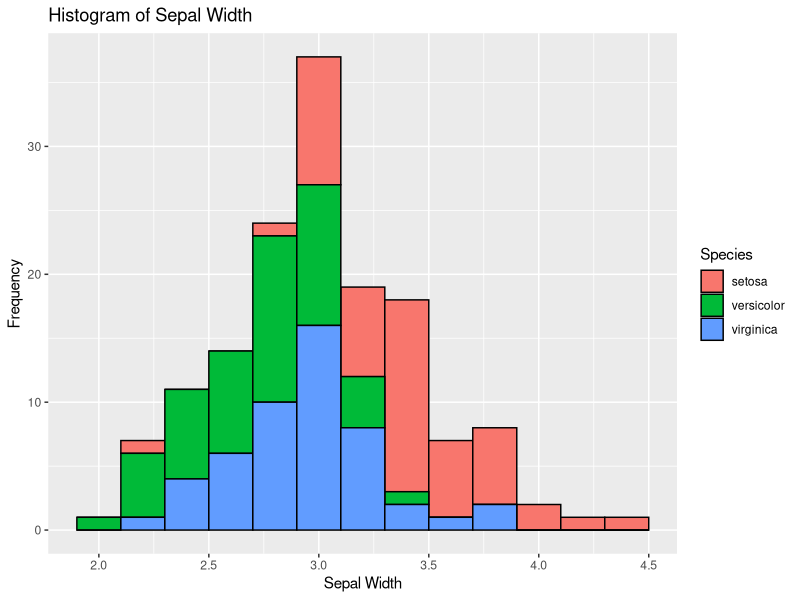
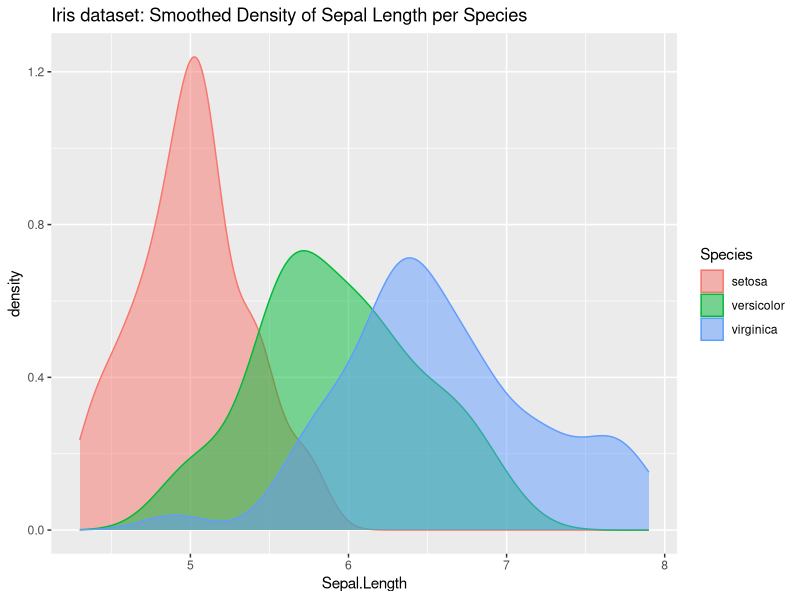
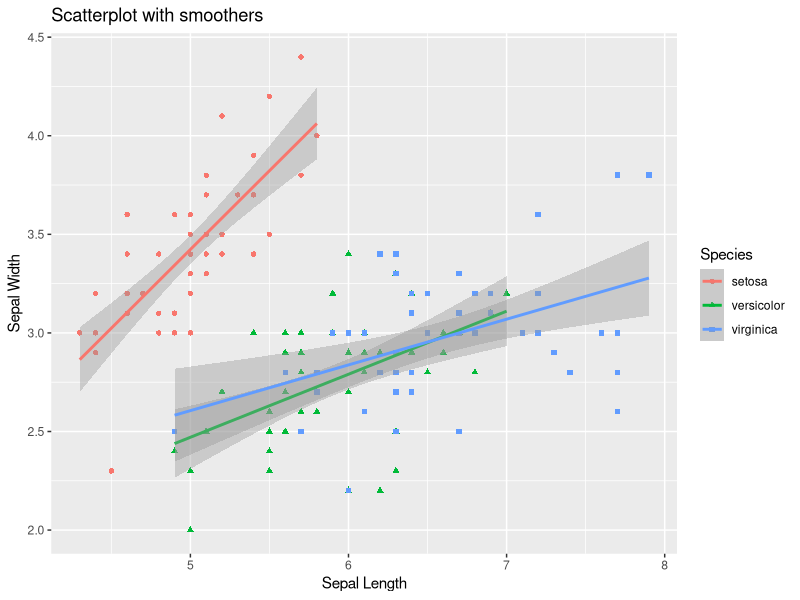
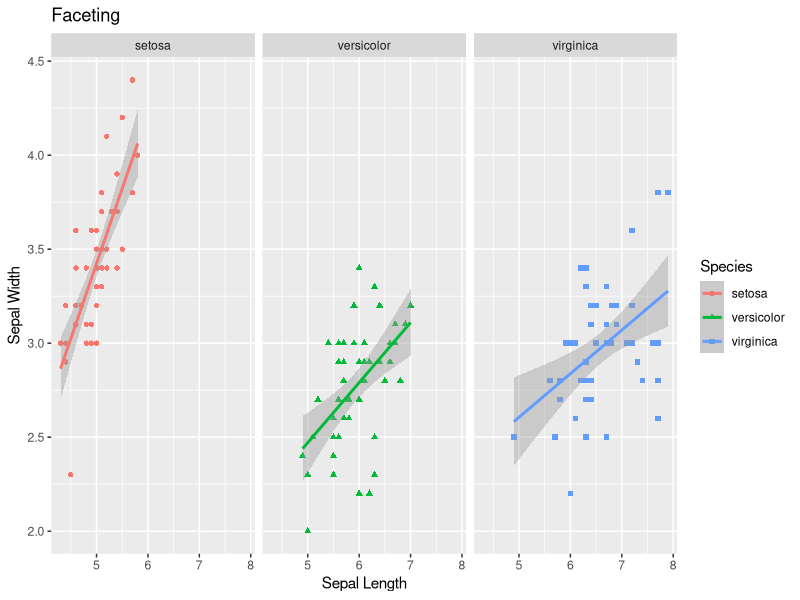
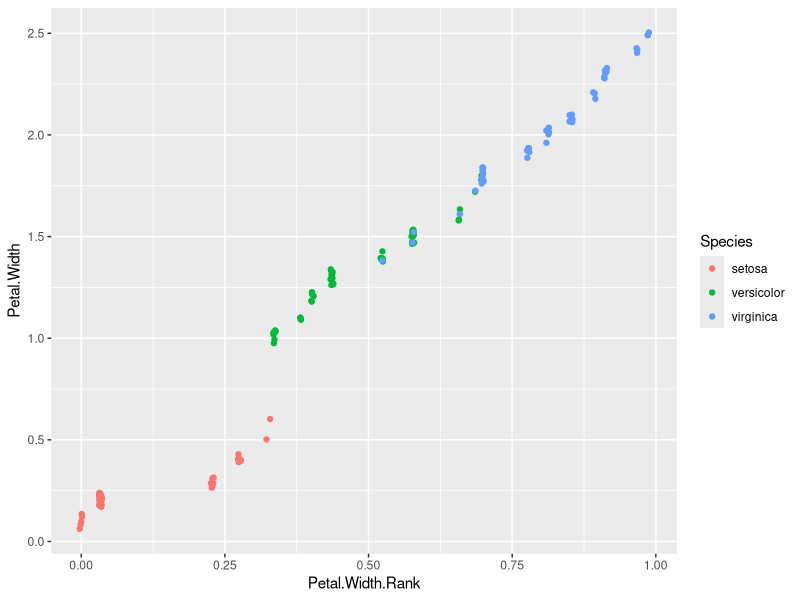

R code for these plots, in order:
## ---- chunk 1
library(tidyverse)
## ---- chunk 2
str(iris)
head(iris)
summary(iris)
View(iris)
## ---- chunk 3
histogram <- ggplot(data=iris, aes(x=Sepal.Width))
histogram + geom_histogram(binwidth=0.2, color="black", aes(fill=Species)) + 
  xlab("Sepal Width") +  ylab("Frequency") + ggtitle("Histogram of Sepal Width")
## ---- chunk 4
ggplot(data=iris) + 
  geom_density(mapping=aes(x=Sepal.Length,fill=Species,col=Species),alpha=0.5) + 
  ggtitle('Iris dataset: Smoothed Density of Sepal Length per Species')
## ---- chunk 5
smooth <- ggplot(data=iris, aes(x=Sepal.Length, y=Sepal.Width, color=Species)) + 
  geom_point(aes(shape=Species), size=1.5) + xlab("Sepal Length") + ylab("Sepal Width") + 
  ggtitle("Scatterplot with smoothers")

# Linear model
smooth + geom_smooth(method="lm")
## ---- chunk 6
facet <- ggplot(data=iris, aes(Sepal.Length, y=Sepal.Width, color=Species)) + 
  geom_point(aes(shape=Species), size=1.5) + geom_smooth(method="lm") +
  xlab("Sepal Length") + ylab("Sepal Width") + ggtitle("Faceting")

# Along rows
facet + facet_grid(. ~ Species)
## ---- chunk 7
df <- filter(iris, Species == 'virginica')
summary(df)
## ---- chunk 8
select(iris,starts_with('Petal')) %>% summary()
## ---- chunk 9
df <- iris
df <- mutate(df, Petal.Width.Rank = dplyr::percent_rank(Petal.Width))

ggplot(df) + geom_jitter(aes(x=Petal.Width.Rank,y=Petal.Width,color=Species))
